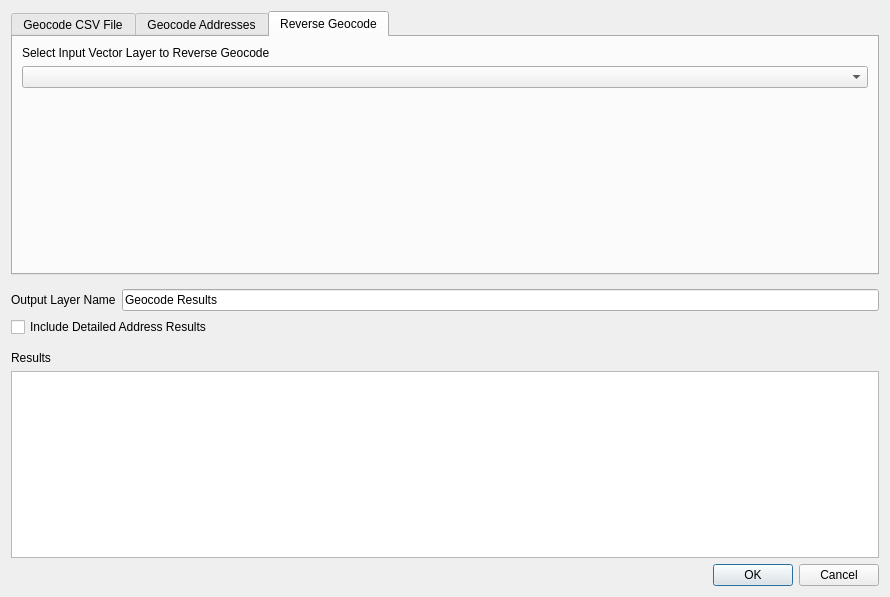
<?xml version="1.0" encoding="UTF-8"?>
<ui version="4.0">
 <class>NominatimDialog</class>
 <widget class="QDialog" name="NominatimDialog">
  <property name="geometry">
   <rect>
    <x>0</x>
    <y>0</y>
    <width>890</width>
    <height>597</height>
   </rect>
  </property>
  <property name="windowTitle">
   <string>Bulk Nominatim Search</string>
  </property>
  <layout class="QVBoxLayout" name="verticalLayout">
   <item>
    <widget class="QTabWidget" name="tabWidget">
     <property name="currentIndex">
      <number>2</number>
     </property>
     <widget class="QWidget" name="csvTab">
      <attribute name="title">
       <string>Geocode CSV File</string>
      </attribute>
      <layout class="QVBoxLayout" name="verticalLayout_2">
       <item>
        <layout class="QHBoxLayout" name="horizontalLayout">
         <item>
          <widget class="QLabel" name="label_3">
           <property name="text">
            <string>Input CSV File     </string>
           </property>
          </widget>
         </item>
         <item>
          <widget class="QLineEdit" name="fileLineEdit"/>
         </item>
         <item>
          <widget class="QPushButton" name="browsePushButton">
           <property name="text">
            <string>Browse...</string>
           </property>
          </widget>
         </item>
        </layout>
       </item>
       <item>
        <layout class="QFormLayout" name="formLayout_6">
         <item row="0" column="0">
          <widget class="QLabel" name="label_16">
           <property name="text">
            <string>Full Address Field</string>
           </property>
          </widget>
         </item>
         <item row="0" column="1">
          <widget class="QComboBox" name="fullAddressComboBox">
           <property name="sizePolicy">
            <sizepolicy hsizetype="Expanding" vsizetype="Fixed">
             <horstretch>0</horstretch>
             <verstretch>0</verstretch>
            </sizepolicy>
           </property>
          </widget>
         </item>
        </layout>
       </item>
       <item>
        <widget class="QLabel" name="label_17">
         <property name="text">
          <string>--- OR INDIVIDUAL ADDRESS FIELDS ---</string>
         </property>
         <property name="alignment">
          <set>Qt::AlignCenter</set>
         </property>
        </widget>
       </item>
       <item>
        <layout class="QGridLayout" name="gridLayout">
         <item row="0" column="1">
          <layout class="QFormLayout" name="formLayout_2">
           <property name="fieldGrowthPolicy">
            <enum>QFormLayout::AllNonFixedFieldsGrow</enum>
           </property>
           <item row="0" column="0">
            <widget class="QLabel" name="label_2">
             <property name="text">
              <string>State</string>
             </property>
            </widget>
           </item>
           <item row="0" column="1">
            <widget class="QComboBox" name="stateComboBox"/>
           </item>
           <item row="1" column="0">
            <widget class="QLabel" name="label_7">
             <property name="text">
              <string>Country</string>
             </property>
            </widget>
           </item>
           <item row="1" column="1">
            <widget class="QComboBox" name="countryComboBox"/>
           </item>
           <item row="2" column="0">
            <widget class="QLabel" name="label_8">
             <property name="text">
              <string>Postal Code</string>
             </property>
            </widget>
           </item>
           <item row="2" column="1">
            <widget class="QComboBox" name="postalCodeComboBox"/>
           </item>
          </layout>
         </item>
         <item row="0" column="0">
          <layout class="QFormLayout" name="formLayout">
           <property name="fieldGrowthPolicy">
            <enum>QFormLayout::AllNonFixedFieldsGrow</enum>
           </property>
           <property name="labelAlignment">
            <set>Qt::AlignLeading|Qt::AlignLeft|Qt::AlignTop</set>
           </property>
           <item row="0" column="0">
            <widget class="QLabel" name="label">
             <property name="text">
              <string>Street Number</string>
             </property>
            </widget>
           </item>
           <item row="0" column="1">
            <widget class="QComboBox" name="numberComboBox"/>
           </item>
           <item row="1" column="0">
            <widget class="QLabel" name="label_4">
             <property name="text">
              <string>Street Name</string>
             </property>
            </widget>
           </item>
           <item row="1" column="1">
            <widget class="QComboBox" name="streetNameComboBox"/>
           </item>
           <item row="2" column="0">
            <widget class="QLabel" name="label_5">
             <property name="text">
              <string>City</string>
             </property>
            </widget>
           </item>
           <item row="2" column="1">
            <widget class="QComboBox" name="cityComboBox"/>
           </item>
           <item row="3" column="0">
            <widget class="QLabel" name="label_6">
             <property name="text">
              <string>County</string>
             </property>
            </widget>
           </item>
           <item row="3" column="1">
            <widget class="QComboBox" name="countyComboBox"/>
           </item>
          </layout>
         </item>
        </layout>
       </item>
       <item>
        <spacer name="verticalSpacer">
         <property name="orientation">
          <enum>Qt::Vertical</enum>
         </property>
         <property name="sizeHint" stdset="0">
          <size>
           <width>20</width>
           <height>40</height>
          </size>
         </property>
        </spacer>
       </item>
      </layout>
     </widget>
     <widget class="QWidget" name="stringTab">
      <attribute name="title">
       <string>Geocode Addresses</string>
      </attribute>
      <layout class="QVBoxLayout" name="verticalLayout_3">
       <item>
        <widget class="QPlainTextEdit" name="addressTextEdit"/>
       </item>
      </layout>
     </widget>
     <widget class="QWidget" name="revGeocode">
      <attribute name="title">
       <string>Reverse Geocode</string>
      </attribute>
      <layout class="QVBoxLayout" name="verticalLayout_4">
       <item>
        <widget class="QLabel" name="label_11">
         <property name="text">
          <string>Select Input Vector Layer to Reverse Geocode</string>
         </property>
        </widget>
       </item>
       <item>
        <widget class="QgsMapLayerComboBox" name="mMapLayerComboBox"/>
       </item>
       <item>
        <spacer name="verticalSpacer_4">
         <property name="orientation">
          <enum>Qt::Vertical</enum>
         </property>
         <property name="sizeHint" stdset="0">
          <size>
           <width>20</width>
           <height>40</height>
          </size>
         </property>
        </spacer>
       </item>
      </layout>
     </widget>
    </widget>
   </item>
   <item>
    <spacer name="verticalSpacer_3">
     <property name="orientation">
      <enum>Qt::Vertical</enum>
     </property>
     <property name="sizeType">
      <enum>QSizePolicy::Fixed</enum>
     </property>
     <property name="sizeHint" stdset="0">
      <size>
       <width>20</width>
       <height>8</height>
      </size>
     </property>
    </spacer>
   </item>
   <item>
    <layout class="QHBoxLayout" name="horizontalLayout_2">
     <item>
      <widget class="QLabel" name="label_9">
       <property name="text">
        <string>Output Layer Name</string>
       </property>
      </widget>
     </item>
     <item>
      <widget class="QLineEdit" name="layerLineEdit">
       <property name="text">
        <string>Geocode Results</string>
       </property>
      </widget>
     </item>
    </layout>
   </item>
   <item>
    <widget class="QCheckBox" name="detailedAddressCheckBox">
     <property name="text">
      <string>Include Detailed Address Results</string>
     </property>
    </widget>
   </item>
   <item>
    <spacer name="verticalSpacer_2">
     <property name="orientation">
      <enum>Qt::Vertical</enum>
     </property>
     <property name="sizeType">
      <enum>QSizePolicy::Fixed</enum>
     </property>
     <property name="sizeHint" stdset="0">
      <size>
       <width>20</width>
       <height>8</height>
      </size>
     </property>
    </spacer>
   </item>
   <item>
    <widget class="QLabel" name="label_10">
     <property name="text">
      <string>Results</string>
     </property>
    </widget>
   </item>
   <item>
    <widget class="QPlainTextEdit" name="resultsTextEdit"/>
   </item>
   <item>
    <widget class="QDialogButtonBox" name="buttonBox">
     <property name="orientation">
      <enum>Qt::Horizontal</enum>
     </property>
     <property name="standardButtons">
      <set>QDialogButtonBox::Cancel|QDialogButtonBox::Ok</set>
     </property>
    </widget>
   </item>
  </layout>
 </widget>
 <customwidgets>
  <customwidget>
   <class>QgsMapLayerComboBox</class>
   <extends>QComboBox</extends>
   <header>qgis.gui</header>
  </customwidget>
 </customwidgets>
 <resources/>
 <connections>
  <connection>
   <sender>buttonBox</sender>
   <signal>accepted()</signal>
   <receiver>NominatimDialog</receiver>
   <slot>accept()</slot>
   <hints>
    <hint type="sourcelabel">
     <x>248</x>
     <y>254</y>
    </hint>
    <hint type="destinationlabel">
     <x>157</x>
     <y>274</y>
    </hint>
   </hints>
  </connection>
  <connection>
   <sender>buttonBox</sender>
   <signal>rejected()</signal>
   <receiver>NominatimDialog</receiver>
   <slot>reject()</slot>
   <hints>
    <hint type="sourcelabel">
     <x>316</x>
     <y>260</y>
    </hint>
    <hint type="destinationlabel">
     <x>286</x>
     <y>274</y>
    </hint>
   </hints>
  </connection>
 </connections>
</ui>
